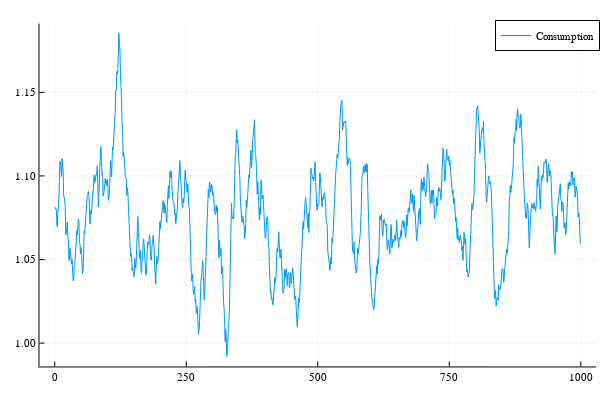

Here is the notebook cell this chart was saved with:
### Code cell
#plot series

plotly() # Choose the Plotly.jl backend for web interactivity
#plot(k',c',linewidth=1,label="Consumption",title="Consumption vs capital stock")
plot(X2[1,2:1000],linewidth=1,label="Consumption")

### Figure 1 — Plotly figure (JSON) as saved in the notebook; plotly's stock layout.template omitted (floating-point values rounded to 4 significant figures; data arrays with more than 128 entries replaced by an {"elided": "..."} marker saying what was removed)
{"data": [{"colorbar": {"len": 0.9525, "title": "", "x": 0.9934, "y": 0.5139}, "legendgroup": "Consumption", "line": {"color": "rgba(0, 154, 250, 1.000)", "dash": "solid", "shape": "linear", "width": 1}, "mode": "lines", "name": "Consumption", "showlegend": true, "type": "scatter", "x": {"elided": "999 int values"}, "xaxis": "x", "y": {"elided": "999 float values"}, "yaxis": "y"}], "layout": {"annotations": [], "height": 400, "legend": {"bgcolor": "rgba(255, 255, 255, 1.000)", "bordercolor": "rgba(0, 0, 0, 1.000)", "borderwidth": 1, "font": {"color": "rgba(0, 0, 0, 1.000)", "family": "sans-serif", "size": 11}, "title": {"font": {"color": "rgba(0, 0, 0, 1.000)", "family": "sans-serif", "size": 15}, "text": ""}, "tracegroupgap": 0, "traceorder": "normal", "x": 1, "xanchor": "auto", "y": 1, "yanchor": "auto"}, "margin": {"b": 20, "l": 0, "r": 0, "t": 20}, "paper_bgcolor": "rgba(255, 255, 255, 1.000)", "plot_bgcolor": "rgba(255, 255, 255, 1.000)", "showlegend": true, "width": 600, "xaxis": {"anchor": "y", "domain": [0.06582, 0.9934], "gridcolor": "rgba(0, 0, 0, 0.100)", "gridwidth": 0.5, "linecolor": "rgba(0, 0, 0, 1.000)", "mirror": false, "range": [-28.94, 1029.0], "showgrid": true, "showline": true, "showticklabels": true, "tickangle": 0, "tickcolor": "rgb(0, 0, 0)", "tickfont": {"color": "rgba(0, 0, 0, 1.000)", "family": "sans-serif", "size": 11}, "tickmode": "array", "ticks": "inside", "ticktext": ["0", "250", "500", "750", "1000"], "tickvals": [0, 250, 500, 750, 1000], "title": "", "titlefont": {"color": "rgba(0, 0, 0, 1.000)", "family": "sans-serif", "size": 15}, "type": "-", "visible": true, "zeroline": false, "zerolinecolor": "rgba(0, 0, 0, 1.000)"}, "yaxis": {"anchor": "x", "domain": [0.03762, 0.9902], "gridcolor": "rgba(0, 0, 0, 0.100)", "gridwidth": 0.5, "linecolor": "rgba(0, 0, 0, 1.000)", "mirror": false, "range": [0.986, 1.191], "showgrid": true, "showline": true, "showticklabels": true, "tickangle": 0, "tickcolor": "rgb(0, 0, 0)", "tickfont": {"color": "rgba(0, 0, 0, 1.000)", "family": "sans-serif", "size": 11}, "tickmode": "array", "ticks": "inside", "ticktext": ["1.00", "1.05", "1.10", "1.15"], "tickvals": [1.0, 1.05, 1.1, 1.15], "title": "", "titlefont": {"color": "rgba(0, 0, 0, 1.000)", "family": "sans-serif", "size": 15}, "type": "-", "visible": true, "zeroline": false, "zerolinecolor": "rgba(0, 0, 0, 1.000)"}}}
